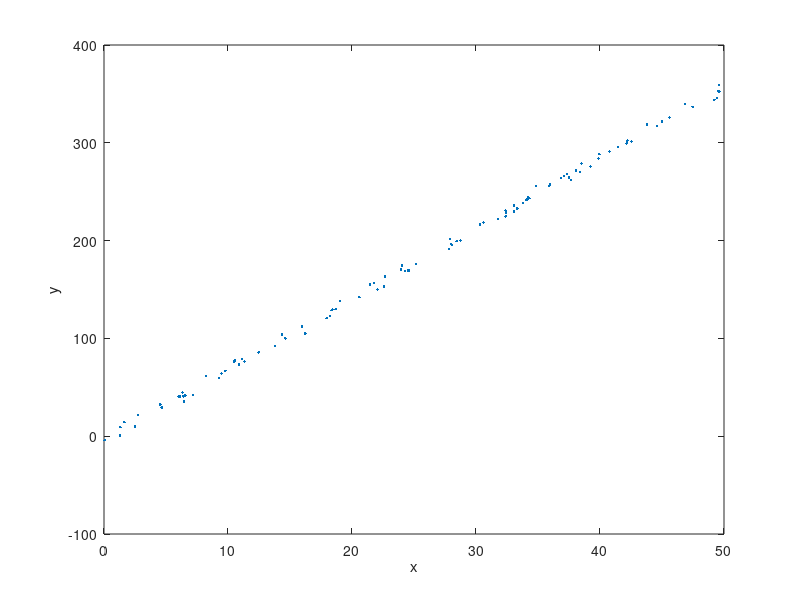

Here is the MATLAB script that generated this plot:
clear all
close all
clc

%%init

a_zero_true = -2.923;
b_zero_true = 7.18;
mu = 0;
sigma = 3.8;

N = 100;
%x= sort(unifrnd(0, 50, [N 1])); %input
x= unifrnd(0, 50, [N 1]); %input

y = zeros(N,1); %noice free
yn= zeros(N,1); %noice incl
e = normrnd(mu, sigma, [N 1]);

for t = 1:N % zero initial condition
    y(t) = a_zero_true + b_zero_true*x(t);
    yn(t) = y(t) + e(t);
end

figure(1); clf;
plot(x, yn, '.')
title('')
xlabel('x')
ylabel('y')
